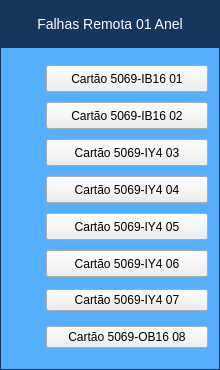
<?xml version="1.0" encoding="UTF-8"?>
<ui version="4.0">
 <class>Form</class>
 <widget class="QWidget" name="Form">
  <property name="geometry">
   <rect>
    <x>0</x>
    <y>0</y>
    <width>220</width>
    <height>370</height>
   </rect>
  </property>
  <property name="minimumSize">
   <size>
    <width>220</width>
    <height>370</height>
   </size>
  </property>
  <property name="maximumSize">
   <size>
    <width>220</width>
    <height>370</height>
   </size>
  </property>
  <property name="windowTitle">
   <string>Remota 01</string>
  </property>
  <layout class="QVBoxLayout" name="verticalLayout">
   <property name="spacing">
    <number>0</number>
   </property>
   <property name="leftMargin">
    <number>0</number>
   </property>
   <property name="topMargin">
    <number>0</number>
   </property>
   <property name="rightMargin">
    <number>0</number>
   </property>
   <property name="bottomMargin">
    <number>0</number>
   </property>
   <item>
    <layout class="QVBoxLayout" name="verticalLayout_2">
     <property name="spacing">
      <number>0</number>
     </property>
     <item>
      <widget class="PyDMLabel" name="Label_Titulo">
       <property name="font">
        <font>
         <pointsize>-1</pointsize>
        </font>
       </property>
       <property name="toolTip">
        <string/>
       </property>
       <property name="styleSheet">
        <string notr="true">QLabel#Label_Titulo {
 qproperty-alignment: AlignCenter;
 border: 1px solid #FF17365D;
 background-color: #FF17365D;
 color: rgb(255, 255, 255);
 min-height: 45px;
 max-height: 45px;
 font-size: 14px;
}</string>
       </property>
       <property name="text">
        <string>Falhas Remota 01 Anel</string>
       </property>
       <property name="alignment">
        <set>Qt::AlignCenter</set>
       </property>
      </widget>
     </item>
     <item>
      <widget class="QFrame" name="frame">
       <property name="styleSheet">
        <string notr="true">QFrame#frame{
     border: 1px solid #FF17365D;
	 background-color: #56aeff;
}

PyDMByteIndicator {
  min-height: 1.50em;
  max-height: 1.50em;
  min-width: 1.50em;
}

PyDMRelatedDisplayButton{
  min-height: 25px;
  max-height: 25px;
  min-width: 160px;
  max-width: 160px;
}</string>
       </property>
       <property name="frameShape">
        <enum>QFrame::StyledPanel</enum>
       </property>
       <property name="frameShadow">
        <enum>QFrame::Raised</enum>
       </property>
       <layout class="QVBoxLayout" name="verticalLayout_3">
        <property name="spacing">
         <number>0</number>
        </property>
        <property name="leftMargin">
         <number>0</number>
        </property>
        <property name="topMargin">
         <number>0</number>
        </property>
        <property name="rightMargin">
         <number>0</number>
        </property>
        <property name="bottomMargin">
         <number>0</number>
        </property>
        <item>
         <layout class="QGridLayout" name="gridLayout">
          <property name="leftMargin">
           <number>5</number>
          </property>
          <property name="topMargin">
           <number>5</number>
          </property>
          <property name="rightMargin">
           <number>5</number>
          </property>
          <property name="bottomMargin">
           <number>5</number>
          </property>
          <property name="verticalSpacing">
           <number>10</number>
          </property>
          <item row="1" column="0">
           <widget class="PyDMByteIndicator" name="PyDMByteIndicator_5">
            <property name="sizePolicy">
             <sizepolicy hsizetype="Fixed" vsizetype="Fixed">
              <horstretch>0</horstretch>
              <verstretch>0</verstretch>
             </sizepolicy>
            </property>
            <property name="minimumSize">
             <size>
              <width>27</width>
              <height>27</height>
             </size>
            </property>
            <property name="maximumSize">
             <size>
              <width>30</width>
              <height>27</height>
             </size>
            </property>
            <property name="toolTip">
             <string/>
            </property>
            <property name="channel" stdset="0">
             <string>ca://RA-RaSIA02:RF-IntlkComp-1:IB1602Fault-Mon.VAL</string>
            </property>
            <property name="onColor" stdset="0">
             <color>
              <red>255</red>
              <green>0</green>
              <blue>0</blue>
             </color>
            </property>
            <property name="offColor" stdset="0">
             <color>
              <red>0</red>
              <green>255</green>
              <blue>0</blue>
             </color>
            </property>
            <property name="showLabels" stdset="0">
             <bool>false</bool>
            </property>
            <property name="circles" stdset="0">
             <bool>true</bool>
            </property>
           </widget>
          </item>
          <item row="2" column="1">
           <widget class="PyDMRelatedDisplayButton" name="PyDMRelatedDisplayButton_5">
            <property name="sizePolicy">
             <sizepolicy hsizetype="Fixed" vsizetype="Fixed">
              <horstretch>0</horstretch>
              <verstretch>0</verstretch>
             </sizepolicy>
            </property>
            <property name="minimumSize">
             <size>
              <width>162</width>
              <height>27</height>
             </size>
            </property>
            <property name="maximumSize">
             <size>
              <width>162</width>
              <height>27</height>
             </size>
            </property>
            <property name="cursor">
             <cursorShape>ArrowCursor</cursorShape>
            </property>
            <property name="toolTip">
             <string/>
            </property>
            <property name="text">
             <string>Cartão 5069-IY4 03</string>
            </property>
            <property name="filenames" stdset="0">
             <stringlist>
              <string>falhas_cartao03_remota01.ui</string>
             </stringlist>
            </property>
            <property name="showIcon" stdset="0">
             <bool>false</bool>
            </property>
            <property name="openInNewWindow" stdset="0">
             <bool>true</bool>
            </property>
           </widget>
          </item>
          <item row="3" column="1">
           <widget class="PyDMRelatedDisplayButton" name="PyDMRelatedDisplayButton_6">
            <property name="minimumSize">
             <size>
              <width>162</width>
              <height>27</height>
             </size>
            </property>
            <property name="maximumSize">
             <size>
              <width>162</width>
              <height>27</height>
             </size>
            </property>
            <property name="cursor">
             <cursorShape>ArrowCursor</cursorShape>
            </property>
            <property name="toolTip">
             <string/>
            </property>
            <property name="text">
             <string>Cartão 5069-IY4 04</string>
            </property>
            <property name="filenames" stdset="0">
             <stringlist>
              <string>falhas_cartao04_remota01.ui</string>
             </stringlist>
            </property>
            <property name="showIcon" stdset="0">
             <bool>false</bool>
            </property>
            <property name="openInNewWindow" stdset="0">
             <bool>true</bool>
            </property>
           </widget>
          </item>
          <item row="6" column="1">
           <widget class="PyDMRelatedDisplayButton" name="PyDMRelatedDisplayButton">
            <property name="cursor">
             <cursorShape>ArrowCursor</cursorShape>
            </property>
            <property name="toolTip">
             <string/>
            </property>
            <property name="text">
             <string>Cartão 5069-IY4 07</string>
            </property>
            <property name="filenames" stdset="0">
             <stringlist>
              <string>falhas_cartao07_remota01.ui</string>
             </stringlist>
            </property>
            <property name="showIcon" stdset="0">
             <bool>false</bool>
            </property>
            <property name="openInNewWindow" stdset="0">
             <bool>true</bool>
            </property>
           </widget>
          </item>
          <item row="5" column="1">
           <widget class="PyDMRelatedDisplayButton" name="PyDMRelatedDisplayButton_8">
            <property name="minimumSize">
             <size>
              <width>162</width>
              <height>27</height>
             </size>
            </property>
            <property name="maximumSize">
             <size>
              <width>162</width>
              <height>27</height>
             </size>
            </property>
            <property name="cursor">
             <cursorShape>ArrowCursor</cursorShape>
            </property>
            <property name="toolTip">
             <string/>
            </property>
            <property name="text">
             <string>Cartão 5069-IY4 06</string>
            </property>
            <property name="filenames" stdset="0">
             <stringlist>
              <string>falhas_cartao06_remota01.ui</string>
             </stringlist>
            </property>
            <property name="showIcon" stdset="0">
             <bool>false</bool>
            </property>
            <property name="openInNewWindow" stdset="0">
             <bool>true</bool>
            </property>
           </widget>
          </item>
          <item row="4" column="0">
           <widget class="PyDMByteIndicator" name="PyDMByteIndicator_8">
            <property name="sizePolicy">
             <sizepolicy hsizetype="Fixed" vsizetype="Fixed">
              <horstretch>0</horstretch>
              <verstretch>0</verstretch>
             </sizepolicy>
            </property>
            <property name="minimumSize">
             <size>
              <width>27</width>
              <height>27</height>
             </size>
            </property>
            <property name="maximumSize">
             <size>
              <width>30</width>
              <height>27</height>
             </size>
            </property>
            <property name="toolTip">
             <string/>
            </property>
            <property name="channel" stdset="0">
             <string>ca://RA-RaSIA02:RF-IntlkComp-1:IY405Fault-Mon.VAL</string>
            </property>
            <property name="onColor" stdset="0">
             <color>
              <red>255</red>
              <green>0</green>
              <blue>0</blue>
             </color>
            </property>
            <property name="offColor" stdset="0">
             <color>
              <red>0</red>
              <green>255</green>
              <blue>0</blue>
             </color>
            </property>
            <property name="showLabels" stdset="0">
             <bool>false</bool>
            </property>
            <property name="circles" stdset="0">
             <bool>true</bool>
            </property>
           </widget>
          </item>
          <item row="4" column="1">
           <widget class="PyDMRelatedDisplayButton" name="PyDMRelatedDisplayButton_7">
            <property name="minimumSize">
             <size>
              <width>162</width>
              <height>27</height>
             </size>
            </property>
            <property name="maximumSize">
             <size>
              <width>162</width>
              <height>27</height>
             </size>
            </property>
            <property name="cursor">
             <cursorShape>ArrowCursor</cursorShape>
            </property>
            <property name="toolTip">
             <string/>
            </property>
            <property name="text">
             <string>Cartão 5069-IY4 05</string>
            </property>
            <property name="filenames" stdset="0">
             <stringlist>
              <string>falhas_cartao05_remota01.ui</string>
             </stringlist>
            </property>
            <property name="showIcon" stdset="0">
             <bool>false</bool>
            </property>
            <property name="openInNewWindow" stdset="0">
             <bool>true</bool>
            </property>
            <property name="passwordProtected" stdset="0">
             <bool>false</bool>
            </property>
           </widget>
          </item>
          <item row="2" column="0">
           <widget class="PyDMByteIndicator" name="PyDMByteIndicator_6">
            <property name="sizePolicy">
             <sizepolicy hsizetype="Fixed" vsizetype="Fixed">
              <horstretch>0</horstretch>
              <verstretch>0</verstretch>
             </sizepolicy>
            </property>
            <property name="minimumSize">
             <size>
              <width>27</width>
              <height>27</height>
             </size>
            </property>
            <property name="maximumSize">
             <size>
              <width>30</width>
              <height>27</height>
             </size>
            </property>
            <property name="toolTip">
             <string/>
            </property>
            <property name="channel" stdset="0">
             <string>ca://RA-RaSIA02:RF-IntlkComp-1:IY403Fault-Mon.VAL</string>
            </property>
            <property name="onColor" stdset="0">
             <color>
              <red>255</red>
              <green>0</green>
              <blue>0</blue>
             </color>
            </property>
            <property name="offColor" stdset="0">
             <color>
              <red>0</red>
              <green>255</green>
              <blue>0</blue>
             </color>
            </property>
            <property name="showLabels" stdset="0">
             <bool>false</bool>
            </property>
            <property name="circles" stdset="0">
             <bool>true</bool>
            </property>
           </widget>
          </item>
          <item row="1" column="1">
           <widget class="PyDMRelatedDisplayButton" name="PyDMRelatedDisplayButton_4">
            <property name="minimumSize">
             <size>
              <width>162</width>
              <height>27</height>
             </size>
            </property>
            <property name="maximumSize">
             <size>
              <width>162</width>
              <height>27</height>
             </size>
            </property>
            <property name="cursor">
             <cursorShape>ArrowCursor</cursorShape>
            </property>
            <property name="toolTip">
             <string/>
            </property>
            <property name="text">
             <string>Cartão 5069-IB16 02</string>
            </property>
            <property name="filenames" stdset="0">
             <stringlist>
              <string>falhas_cartao02_remota01.ui</string>
             </stringlist>
            </property>
            <property name="showIcon" stdset="0">
             <bool>false</bool>
            </property>
            <property name="openInNewWindow" stdset="0">
             <bool>true</bool>
            </property>
           </widget>
          </item>
          <item row="3" column="0">
           <widget class="PyDMByteIndicator" name="PyDMByteIndicator_7">
            <property name="sizePolicy">
             <sizepolicy hsizetype="Fixed" vsizetype="Fixed">
              <horstretch>0</horstretch>
              <verstretch>0</verstretch>
             </sizepolicy>
            </property>
            <property name="minimumSize">
             <size>
              <width>27</width>
              <height>27</height>
             </size>
            </property>
            <property name="maximumSize">
             <size>
              <width>30</width>
              <height>27</height>
             </size>
            </property>
            <property name="toolTip">
             <string/>
            </property>
            <property name="channel" stdset="0">
             <string>ca://RA-RaSIA02:RF-IntlkComp-1:IY404Fault-Mon.VAL</string>
            </property>
            <property name="onColor" stdset="0">
             <color>
              <red>255</red>
              <green>0</green>
              <blue>0</blue>
             </color>
            </property>
            <property name="offColor" stdset="0">
             <color>
              <red>0</red>
              <green>255</green>
              <blue>0</blue>
             </color>
            </property>
            <property name="showLabels" stdset="0">
             <bool>false</bool>
            </property>
            <property name="circles" stdset="0">
             <bool>true</bool>
            </property>
           </widget>
          </item>
          <item row="0" column="0">
           <widget class="PyDMByteIndicator" name="PyDMByteIndicator_4">
            <property name="sizePolicy">
             <sizepolicy hsizetype="Fixed" vsizetype="Fixed">
              <horstretch>0</horstretch>
              <verstretch>0</verstretch>
             </sizepolicy>
            </property>
            <property name="minimumSize">
             <size>
              <width>27</width>
              <height>27</height>
             </size>
            </property>
            <property name="maximumSize">
             <size>
              <width>30</width>
              <height>27</height>
             </size>
            </property>
            <property name="toolTip">
             <string/>
            </property>
            <property name="channel" stdset="0">
             <string>ca://RA-RaSIA02:RF-IntlkComp-1:IB1601Fault-Mon.VAL</string>
            </property>
            <property name="onColor" stdset="0">
             <color>
              <red>255</red>
              <green>0</green>
              <blue>0</blue>
             </color>
            </property>
            <property name="offColor" stdset="0">
             <color>
              <red>0</red>
              <green>255</green>
              <blue>0</blue>
             </color>
            </property>
            <property name="showLabels" stdset="0">
             <bool>false</bool>
            </property>
            <property name="circles" stdset="0">
             <bool>true</bool>
            </property>
           </widget>
          </item>
          <item row="5" column="0">
           <widget class="PyDMByteIndicator" name="PyDMByteIndicator_9">
            <property name="sizePolicy">
             <sizepolicy hsizetype="Fixed" vsizetype="Fixed">
              <horstretch>0</horstretch>
              <verstretch>0</verstretch>
             </sizepolicy>
            </property>
            <property name="minimumSize">
             <size>
              <width>27</width>
              <height>27</height>
             </size>
            </property>
            <property name="maximumSize">
             <size>
              <width>30</width>
              <height>27</height>
             </size>
            </property>
            <property name="toolTip">
             <string/>
            </property>
            <property name="channel" stdset="0">
             <string>ca://RA-RaSIA02:RF-IntlkComp-1:IY406Fault-Mon.VAL</string>
            </property>
            <property name="onColor" stdset="0">
             <color>
              <red>255</red>
              <green>0</green>
              <blue>0</blue>
             </color>
            </property>
            <property name="offColor" stdset="0">
             <color>
              <red>0</red>
              <green>255</green>
              <blue>0</blue>
             </color>
            </property>
            <property name="showLabels" stdset="0">
             <bool>false</bool>
            </property>
            <property name="circles" stdset="0">
             <bool>true</bool>
            </property>
           </widget>
          </item>
          <item row="6" column="0">
           <widget class="PyDMByteIndicator" name="PyDMByteIndicator">
            <property name="minimumSize">
             <size>
              <width>27</width>
              <height>27</height>
             </size>
            </property>
            <property name="maximumSize">
             <size>
              <width>30</width>
              <height>27</height>
             </size>
            </property>
            <property name="toolTip">
             <string/>
            </property>
            <property name="channel" stdset="0">
             <string>ca://RA-RaSIA02:RF-IntlkComp-1:IY407Fault-Mon.VAL</string>
            </property>
            <property name="onColor" stdset="0">
             <color>
              <red>255</red>
              <green>0</green>
              <blue>0</blue>
             </color>
            </property>
            <property name="offColor" stdset="0">
             <color>
              <red>0</red>
              <green>255</green>
              <blue>0</blue>
             </color>
            </property>
            <property name="showLabels" stdset="0">
             <bool>false</bool>
            </property>
            <property name="circles" stdset="0">
             <bool>true</bool>
            </property>
           </widget>
          </item>
          <item row="0" column="1">
           <widget class="PyDMRelatedDisplayButton" name="PyDMRelatedDisplayButton_3">
            <property name="sizePolicy">
             <sizepolicy hsizetype="Minimum" vsizetype="Fixed">
              <horstretch>190</horstretch>
              <verstretch>25</verstretch>
             </sizepolicy>
            </property>
            <property name="minimumSize">
             <size>
              <width>162</width>
              <height>27</height>
             </size>
            </property>
            <property name="maximumSize">
             <size>
              <width>162</width>
              <height>27</height>
             </size>
            </property>
            <property name="cursor">
             <cursorShape>ArrowCursor</cursorShape>
            </property>
            <property name="toolTip">
             <string/>
            </property>
            <property name="text">
             <string>Cartão 5069-IB16 01</string>
            </property>
            <property name="filenames" stdset="0">
             <stringlist>
              <string>falhas_cartao01_remota01.ui</string>
             </stringlist>
            </property>
            <property name="showIcon" stdset="0">
             <bool>false</bool>
            </property>
            <property name="openInNewWindow" stdset="0">
             <bool>true</bool>
            </property>
           </widget>
          </item>
          <item row="7" column="1">
           <widget class="PyDMRelatedDisplayButton" name="PyDMRelatedDisplayButton_2">
            <property name="cursor">
             <cursorShape>ArrowCursor</cursorShape>
            </property>
            <property name="toolTip">
             <string/>
            </property>
            <property name="text">
             <string>Cartão 5069-OB16 08</string>
            </property>
            <property name="filenames" stdset="0">
             <stringlist>
              <string>falhas_cartao08_remota01.ui</string>
             </stringlist>
            </property>
            <property name="showIcon" stdset="0">
             <bool>false</bool>
            </property>
            <property name="openInNewWindow" stdset="0">
             <bool>true</bool>
            </property>
           </widget>
          </item>
          <item row="7" column="0">
           <widget class="PyDMByteIndicator" name="PyDMByteIndicator_2">
            <property name="minimumSize">
             <size>
              <width>27</width>
              <height>27</height>
             </size>
            </property>
            <property name="maximumSize">
             <size>
              <width>30</width>
              <height>27</height>
             </size>
            </property>
            <property name="toolTip">
             <string/>
            </property>
            <property name="channel" stdset="0">
             <string>ca://RA-RaSIA02:RF-IntlkComp-1:OB1608Fault-Mon.VAL</string>
            </property>
            <property name="onColor" stdset="0">
             <color>
              <red>255</red>
              <green>0</green>
              <blue>0</blue>
             </color>
            </property>
            <property name="offColor" stdset="0">
             <color>
              <red>0</red>
              <green>255</green>
              <blue>0</blue>
             </color>
            </property>
            <property name="showLabels" stdset="0">
             <bool>false</bool>
            </property>
            <property name="circles" stdset="0">
             <bool>true</bool>
            </property>
           </widget>
          </item>
         </layout>
        </item>
       </layout>
      </widget>
     </item>
    </layout>
   </item>
  </layout>
 </widget>
 <customwidgets>
  <customwidget>
   <class>PyDMLabel</class>
   <extends>QLabel</extends>
   <header>pydm.widgets.label</header>
  </customwidget>
  <customwidget>
   <class>PyDMByteIndicator</class>
   <extends>QWidget</extends>
   <header>pydm.widgets.byte</header>
  </customwidget>
  <customwidget>
   <class>PyDMRelatedDisplayButton</class>
   <extends>QPushButton</extends>
   <header>pydm.widgets.related_display_button</header>
  </customwidget>
 </customwidgets>
 <resources/>
 <connections/>
</ui>
